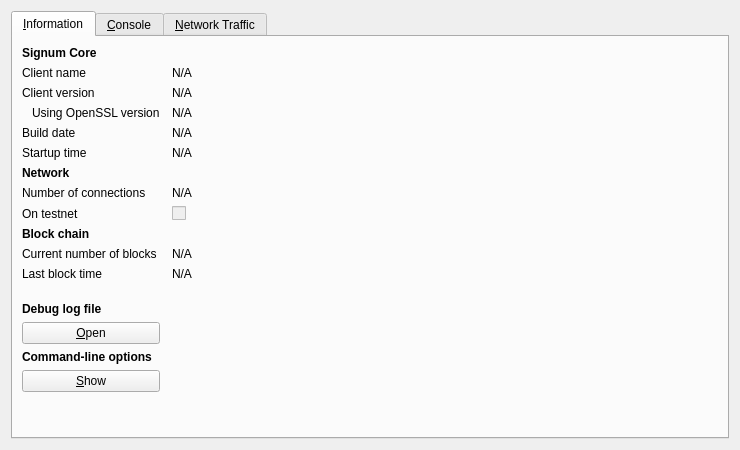
<?xml version="1.0" encoding="UTF-8"?>
<ui version="4.0">
 <class>RPCConsole</class>
 <widget class="QDialog" name="RPCConsole">
  <property name="geometry">
   <rect>
    <x>0</x>
    <y>0</y>
    <width>740</width>
    <height>450</height>
   </rect>
  </property>
  <property name="windowTitle">
   <string>Signum - Debug window</string>
  </property>
  <layout class="QVBoxLayout" name="verticalLayout_2">
   <item>
    <widget class="QTabWidget" name="tabWidget">
     <property name="currentIndex">
      <number>0</number>
     </property>
     <widget class="QWidget" name="tab_info">
      <attribute name="title">
       <string>&amp;Information</string>
      </attribute>
      <layout class="QGridLayout" name="gridLayout" columnstretch="0,1">
       <property name="horizontalSpacing">
        <number>12</number>
       </property>
       <item row="0" column="0">
        <widget class="QLabel" name="label_9">
         <property name="font">
          <font>
           <weight>75</weight>
           <bold>true</bold>
          </font>
         </property>
         <property name="text">
          <string>Signum Core</string>
         </property>
        </widget>
       </item>
       <item row="1" column="0">
        <widget class="QLabel" name="label_5">
         <property name="text">
          <string>Client name</string>
         </property>
        </widget>
       </item>
       <item row="1" column="1">
        <widget class="QLabel" name="clientName">
         <property name="cursor">
          <cursorShape>IBeamCursor</cursorShape>
         </property>
         <property name="text">
          <string>N/A</string>
         </property>
         <property name="textFormat">
          <enum>Qt::PlainText</enum>
         </property>
         <property name="textInteractionFlags">
          <set>Qt::LinksAccessibleByMouse|Qt::TextSelectableByKeyboard|Qt::TextSelectableByMouse</set>
         </property>
        </widget>
       </item>
       <item row="2" column="0">
        <widget class="QLabel" name="label_6">
         <property name="text">
          <string>Client version</string>
         </property>
        </widget>
       </item>
       <item row="2" column="1">
        <widget class="QLabel" name="clientVersion">
         <property name="cursor">
          <cursorShape>IBeamCursor</cursorShape>
         </property>
         <property name="text">
          <string>N/A</string>
         </property>
         <property name="textFormat">
          <enum>Qt::PlainText</enum>
         </property>
         <property name="textInteractionFlags">
          <set>Qt::LinksAccessibleByMouse|Qt::TextSelectableByKeyboard|Qt::TextSelectableByMouse</set>
         </property>
        </widget>
       </item>
       <item row="3" column="0">
        <widget class="QLabel" name="label_14">
         <property name="text">
          <string>Using OpenSSL version</string>
         </property>
         <property name="indent">
          <number>10</number>
         </property>
        </widget>
       </item>
       <item row="3" column="1">
        <widget class="QLabel" name="openSSLVersion">
         <property name="cursor">
          <cursorShape>IBeamCursor</cursorShape>
         </property>
         <property name="text">
          <string>N/A</string>
         </property>
         <property name="textFormat">
          <enum>Qt::PlainText</enum>
         </property>
         <property name="textInteractionFlags">
          <set>Qt::LinksAccessibleByMouse|Qt::TextSelectableByKeyboard|Qt::TextSelectableByMouse</set>
         </property>
        </widget>
       </item>
       <item row="4" column="0">
        <widget class="QLabel" name="label_12">
         <property name="text">
          <string>Build date</string>
         </property>
        </widget>
       </item>
       <item row="4" column="1">
        <widget class="QLabel" name="buildDate">
         <property name="cursor">
          <cursorShape>IBeamCursor</cursorShape>
         </property>
         <property name="text">
          <string>N/A</string>
         </property>
         <property name="textFormat">
          <enum>Qt::PlainText</enum>
         </property>
         <property name="textInteractionFlags">
          <set>Qt::LinksAccessibleByMouse|Qt::TextSelectableByKeyboard|Qt::TextSelectableByMouse</set>
         </property>
        </widget>
       </item>
       <item row="5" column="0">
        <widget class="QLabel" name="label_13">
         <property name="text">
          <string>Startup time</string>
         </property>
        </widget>
       </item>
       <item row="5" column="1">
        <widget class="QLabel" name="startupTime">
         <property name="cursor">
          <cursorShape>IBeamCursor</cursorShape>
         </property>
         <property name="text">
          <string>N/A</string>
         </property>
         <property name="textFormat">
          <enum>Qt::PlainText</enum>
         </property>
         <property name="textInteractionFlags">
          <set>Qt::LinksAccessibleByMouse|Qt::TextSelectableByKeyboard|Qt::TextSelectableByMouse</set>
         </property>
        </widget>
       </item>
       <item row="6" column="0">
        <widget class="QLabel" name="label_11">
         <property name="font">
          <font>
           <weight>75</weight>
           <bold>true</bold>
          </font>
         </property>
         <property name="text">
          <string>Network</string>
         </property>
        </widget>
       </item>
       <item row="7" column="0">
        <widget class="QLabel" name="label_7">
         <property name="text">
          <string>Number of connections</string>
         </property>
        </widget>
       </item>
       <item row="7" column="1">
        <widget class="QLabel" name="numberOfConnections">
         <property name="cursor">
          <cursorShape>IBeamCursor</cursorShape>
         </property>
         <property name="text">
          <string>N/A</string>
         </property>
         <property name="textFormat">
          <enum>Qt::PlainText</enum>
         </property>
         <property name="textInteractionFlags">
          <set>Qt::LinksAccessibleByMouse|Qt::TextSelectableByKeyboard|Qt::TextSelectableByMouse</set>
         </property>
        </widget>
       </item>
       <item row="8" column="0">
        <widget class="QLabel" name="label_8">
         <property name="text">
          <string>On testnet</string>
         </property>
        </widget>
       </item>
       <item row="8" column="1">
        <widget class="QCheckBox" name="isTestNet">
         <property name="enabled">
          <bool>false</bool>
         </property>
         <property name="text">
          <string/>
         </property>
        </widget>
       </item>
       <item row="9" column="0">
        <widget class="QLabel" name="label_10">
         <property name="font">
          <font>
           <weight>75</weight>
           <bold>true</bold>
          </font>
         </property>
         <property name="text">
          <string>Block chain</string>
         </property>
        </widget>
       </item>
       <item row="10" column="0">
        <widget class="QLabel" name="label_3">
         <property name="text">
          <string>Current number of blocks</string>
         </property>
        </widget>
       </item>
       <item row="10" column="1">
        <widget class="QLabel" name="numberOfBlocks">
         <property name="cursor">
          <cursorShape>IBeamCursor</cursorShape>
         </property>
         <property name="text">
          <string>N/A</string>
         </property>
         <property name="textFormat">
          <enum>Qt::PlainText</enum>
         </property>
         <property name="textInteractionFlags">
          <set>Qt::LinksAccessibleByMouse|Qt::TextSelectableByKeyboard|Qt::TextSelectableByMouse</set>
         </property>
        </widget>
       </item>
       <item row="11" column="0">
        <widget class="QLabel" name="label_2">
         <property name="text">
          <string>Last block time</string>
         </property>
        </widget>
       </item>
       <item row="11" column="1">
        <widget class="QLabel" name="lastBlockTime">
         <property name="cursor">
          <cursorShape>IBeamCursor</cursorShape>
         </property>
         <property name="text">
          <string>N/A</string>
         </property>
         <property name="textFormat">
          <enum>Qt::PlainText</enum>
         </property>
         <property name="textInteractionFlags">
          <set>Qt::LinksAccessibleByMouse|Qt::TextSelectableByKeyboard|Qt::TextSelectableByMouse</set>
         </property>
        </widget>
       </item>
       <item row="12" column="0">
        <spacer name="verticalSpacer_2">
         <property name="orientation">
          <enum>Qt::Vertical</enum>
         </property>
         <property name="sizeHint" stdset="0">
          <size>
           <width>20</width>
           <height>20</height>
          </size>
         </property>
        </spacer>
       </item>
       <item row="13" column="0">
        <widget class="QLabel" name="labelDebugLogfile">
         <property name="font">
          <font>
           <weight>75</weight>
           <bold>true</bold>
          </font>
         </property>
         <property name="text">
          <string>Debug log file</string>
         </property>
        </widget>
       </item>
       <item row="14" column="0">
        <widget class="QPushButton" name="openDebugLogfileButton">
         <property name="toolTip">
          <string>Open the Signum debug log file from the current data directory. This can take a few seconds for large log files.</string>
         </property>
         <property name="text">
          <string>&amp;Open</string>
         </property>
         <property name="autoDefault">
          <bool>false</bool>
         </property>
        </widget>
       </item>
       <item row="15" column="0">
        <widget class="QLabel" name="labelCLOptions">
         <property name="font">
          <font>
           <weight>75</weight>
           <bold>true</bold>
          </font>
         </property>
         <property name="text">
          <string>Command-line options</string>
         </property>
        </widget>
       </item>
       <item row="16" column="0">
        <widget class="QPushButton" name="showCLOptionsButton">
         <property name="toolTip">
          <string>Show the Signum-Qt help message to get a list with possible Signum command-line options.</string>
         </property>
         <property name="text">
          <string>&amp;Show</string>
         </property>
         <property name="autoDefault">
          <bool>false</bool>
         </property>
        </widget>
       </item>
       <item row="17" column="0">
        <spacer name="verticalSpacer">
         <property name="orientation">
          <enum>Qt::Vertical</enum>
         </property>
         <property name="sizeHint" stdset="0">
          <size>
           <width>20</width>
           <height>40</height>
          </size>
         </property>
        </spacer>
       </item>
      </layout>
     </widget>
     <widget class="QWidget" name="tab_console">
      <attribute name="title">
       <string>&amp;Console</string>
      </attribute>
      <layout class="QVBoxLayout" name="verticalLayout_3">
       <property name="spacing">
        <number>3</number>
       </property>
       <item>
        <widget class="QTextEdit" name="messagesWidget">
         <property name="minimumSize">
          <size>
           <width>0</width>
           <height>100</height>
          </size>
         </property>
         <property name="readOnly">
          <bool>true</bool>
         </property>
         <property name="tabKeyNavigation" stdset="0">
          <bool>false</bool>
         </property>
         <property name="columnCount" stdset="0">
          <number>2</number>
         </property>
        </widget>
       </item>
       <item>
        <layout class="QHBoxLayout" name="horizontalLayout">
         <property name="spacing">
          <number>3</number>
         </property>
         <item>
          <widget class="QLabel" name="label">
           <property name="text">
            <string notr="true">&gt;</string>
           </property>
          </widget>
         </item>
         <item>
          <widget class="QLineEdit" name="lineEdit"/>
         </item>
         <item>
          <widget class="QPushButton" name="clearButton">
           <property name="maximumSize">
            <size>
             <width>24</width>
             <height>24</height>
            </size>
           </property>
           <property name="toolTip">
            <string>Clear console</string>
           </property>
           <property name="text">
            <string/>
           </property>
           <property name="icon">
            <iconset resource="../bitcoin.qrc">
             <normaloff>:/icons/remove</normaloff>:/icons/remove</iconset>
           </property>
           <property name="shortcut">
            <string notr="true">Ctrl+L</string>
           </property>
           <property name="autoDefault">
            <bool>false</bool>
           </property>
          </widget>
         </item>
        </layout>
       </item>
      </layout>
     </widget>
     <widget class="QWidget" name="tab">
      <attribute name="title">
       <string>&amp;Network Traffic</string>
      </attribute>
      <layout class="QHBoxLayout" name="horizontalLayout_3">
       <item>
        <layout class="QVBoxLayout" name="verticalLayout_4">
         <item>
          <widget class="TrafficGraphWidget" name="trafficGraph" native="true">
           <property name="sizePolicy">
            <sizepolicy hsizetype="Expanding" vsizetype="Expanding">
             <horstretch>0</horstretch>
             <verstretch>0</verstretch>
            </sizepolicy>
           </property>
          </widget>
         </item>
         <item>
          <layout class="QHBoxLayout" name="horizontalLayout_2">
           <item>
            <widget class="QSlider" name="sldGraphRange">
             <property name="minimum">
              <number>1</number>
             </property>
             <property name="maximum">
              <number>288</number>
             </property>
             <property name="pageStep">
              <number>12</number>
             </property>
             <property name="value">
              <number>6</number>
             </property>
             <property name="orientation">
              <enum>Qt::Horizontal</enum>
             </property>
            </widget>
           </item>
           <item>
            <widget class="QLabel" name="lblGraphRange">
             <property name="minimumSize">
              <size>
               <width>100</width>
               <height>0</height>
              </size>
             </property>
             <property name="alignment">
              <set>Qt::AlignCenter</set>
             </property>
            </widget>
           </item>
           <item>
            <widget class="QPushButton" name="btnClearTrafficGraph">
             <property name="text">
              <string>&amp;Clear</string>
             </property>
            </widget>
           </item>
          </layout>
         </item>
        </layout>
       </item>
       <item>
        <layout class="QVBoxLayout" name="verticalLayout">
         <item>
          <widget class="QGroupBox" name="groupBox">
           <property name="title">
            <string>Totals</string>
           </property>
           <layout class="QVBoxLayout" name="verticalLayout_5">
            <item>
             <layout class="QHBoxLayout" name="horizontalLayout_4">
              <item>
               <widget class="Line" name="line">
                <property name="sizePolicy">
                 <sizepolicy hsizetype="Fixed" vsizetype="Fixed">
                  <horstretch>0</horstretch>
                  <verstretch>0</verstretch>
                 </sizepolicy>
                </property>
                <property name="minimumSize">
                 <size>
                  <width>10</width>
                  <height>0</height>
                 </size>
                </property>
                <property name="palette">
                 <palette>
                  <active>
                   <colorrole role="Light">
                    <brush brushstyle="SolidPattern">
                     <color alpha="255">
                      <red>0</red>
                      <green>255</green>
                      <blue>0</blue>
                     </color>
                    </brush>
                   </colorrole>
                  </active>
                  <inactive>
                   <colorrole role="Light">
                    <brush brushstyle="SolidPattern">
                     <color alpha="255">
                      <red>0</red>
                      <green>255</green>
                      <blue>0</blue>
                     </color>
                    </brush>
                   </colorrole>
                  </inactive>
                  <disabled>
                   <colorrole role="Light">
                    <brush brushstyle="SolidPattern">
                     <color alpha="255">
                      <red>0</red>
                      <green>255</green>
                      <blue>0</blue>
                     </color>
                    </brush>
                   </colorrole>
                  </disabled>
                 </palette>
                </property>
                <property name="orientation">
                 <enum>Qt::Horizontal</enum>
                </property>
               </widget>
              </item>
              <item>
               <widget class="QLabel" name="label_16">
                <property name="text">
                 <string>In:</string>
                </property>
               </widget>
              </item>
              <item>
               <widget class="QLabel" name="lblBytesIn">
                <property name="minimumSize">
                 <size>
                  <width>50</width>
                  <height>0</height>
                 </size>
                </property>
                <property name="alignment">
                 <set>Qt::AlignRight|Qt::AlignTrailing|Qt::AlignVCenter</set>
                </property>
               </widget>
              </item>
             </layout>
            </item>
            <item>
             <layout class="QHBoxLayout" name="horizontalLayout_5">
              <item>
               <widget class="Line" name="line_2">
                <property name="sizePolicy">
                 <sizepolicy hsizetype="Fixed" vsizetype="Fixed">
                  <horstretch>0</horstretch>
                  <verstretch>0</verstretch>
                 </sizepolicy>
                </property>
                <property name="minimumSize">
                 <size>
                  <width>10</width>
                  <height>0</height>
                 </size>
                </property>
                <property name="palette">
                 <palette>
                  <active>
                   <colorrole role="Light">
                    <brush brushstyle="SolidPattern">
                     <color alpha="255">
                      <red>255</red>
                      <green>0</green>
                      <blue>0</blue>
                     </color>
                    </brush>
                   </colorrole>
                  </active>
                  <inactive>
                   <colorrole role="Light">
                    <brush brushstyle="SolidPattern">
                     <color alpha="255">
                      <red>255</red>
                      <green>0</green>
                      <blue>0</blue>
                     </color>
                    </brush>
                   </colorrole>
                  </inactive>
                  <disabled>
                   <colorrole role="Light">
                    <brush brushstyle="SolidPattern">
                     <color alpha="255">
                      <red>255</red>
                      <green>0</green>
                      <blue>0</blue>
                     </color>
                    </brush>
                   </colorrole>
                  </disabled>
                 </palette>
                </property>
                <property name="orientation">
                 <enum>Qt::Horizontal</enum>
                </property>
               </widget>
              </item>
              <item>
               <widget class="QLabel" name="label_17">
                <property name="text">
                 <string>Out:</string>
                </property>
               </widget>
              </item>
              <item>
               <widget class="QLabel" name="lblBytesOut">
                <property name="minimumSize">
                 <size>
                  <width>50</width>
                  <height>0</height>
                 </size>
                </property>
                <property name="alignment">
                 <set>Qt::AlignRight|Qt::AlignTrailing|Qt::AlignVCenter</set>
                </property>
               </widget>
              </item>
             </layout>
            </item>
            <item>
             <spacer name="verticalSpacer_4">
              <property name="orientation">
               <enum>Qt::Vertical</enum>
              </property>
              <property name="sizeHint" stdset="0">
               <size>
                <width>20</width>
                <height>407</height>
               </size>
              </property>
             </spacer>
            </item>
           </layout>
          </widget>
         </item>
        </layout>
       </item>
      </layout>
     </widget>
    </widget>
   </item>
  </layout>
 </widget>
 <customwidgets>
  <customwidget>
   <class>TrafficGraphWidget</class>
   <extends>QWidget</extends>
   <header>trafficgraphwidget.h</header>
   <container>1</container>
   <slots>
    <slot>clear()</slot>
   </slots>
  </customwidget>
 </customwidgets>
 <resources>
  <include location="../bitcoin.qrc"/>
 </resources>
 <connections/>
</ui>
